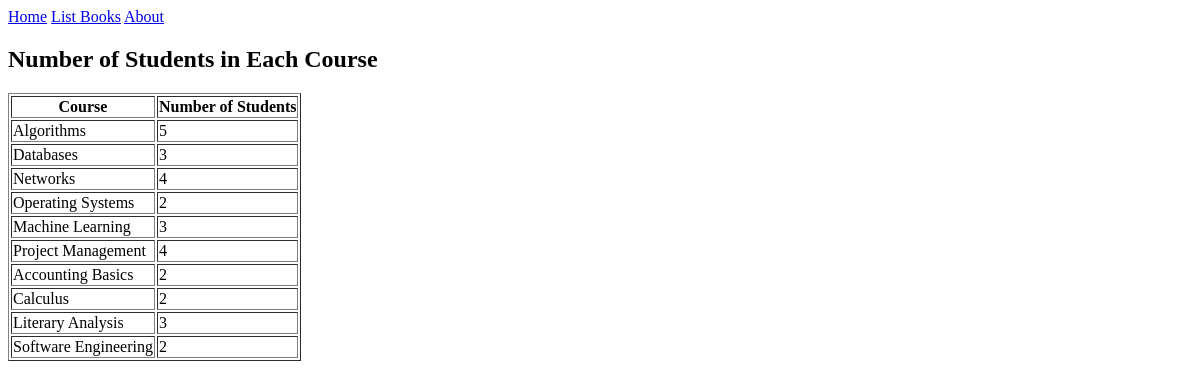
The page /books/lab9/task2 on the database its author committed.
### apps/bookmodule/models.py (models this page shows)
class Course(models.Model):
    title = models.CharField(max_length=50)
    code =  models.IntegerField()

### apps/bookmodule/views.py (the view)
# urls.py: path('lab9/task2', views.task2_9, name='book.Lab9Task2'),
def task2_9(request):
    data = Course.objects.annotate(num_students= Count('student1'))
    return render(request, 'bookmodule/task2_9.html', {'courses':data})

### apps/templates/bookmodule/task2_9.html
{% extends "layouts/base.html" %}
{% block content %}
<h2>Number of Students in Each Course</h2>
<table border="1">
    <tr>
        <th>Course</th>
        <th>Number of Students</th>
    </tr>
    {% for dept in courses %}
    <tr>
        <td>{{ dept.title }}</td>
        <td>{{ dept.num_students }}</td>
    </tr>
    {% endfor %}
</table>
{% endblock %}

### rows shown on the page
Course: title "Algorithms", num_students "5"
Course: title "Databases", num_students "3"
Course: title "Networks", num_students "4"
Course: title "Operating Systems", num_students "2"
Course: title "Machine Learning", num_students "3"
Course: title "Project Management", num_students "4"
Course: title "Accounting Basics", num_students "2"
Course: title "Calculus", num_students "2"
Course: title "Literary Analysis", num_students "3"
Course: title "Software Engineering", num_students "2"
